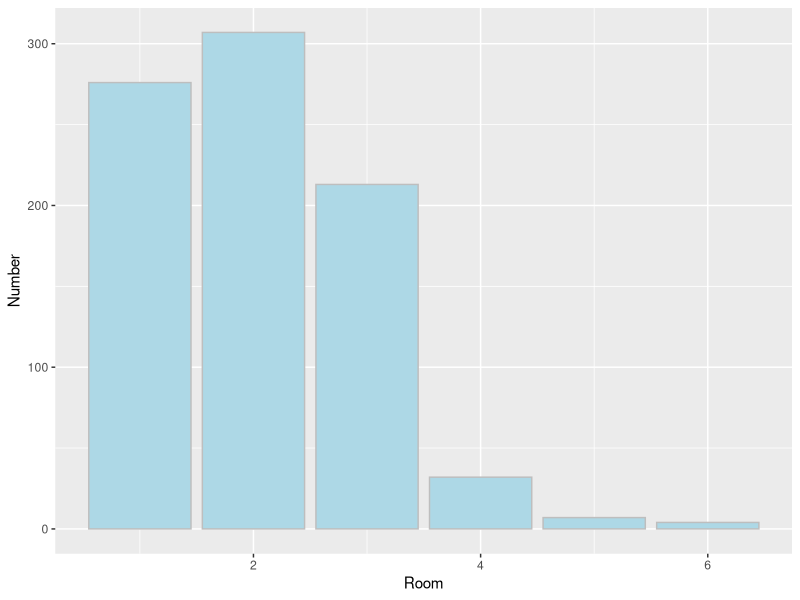
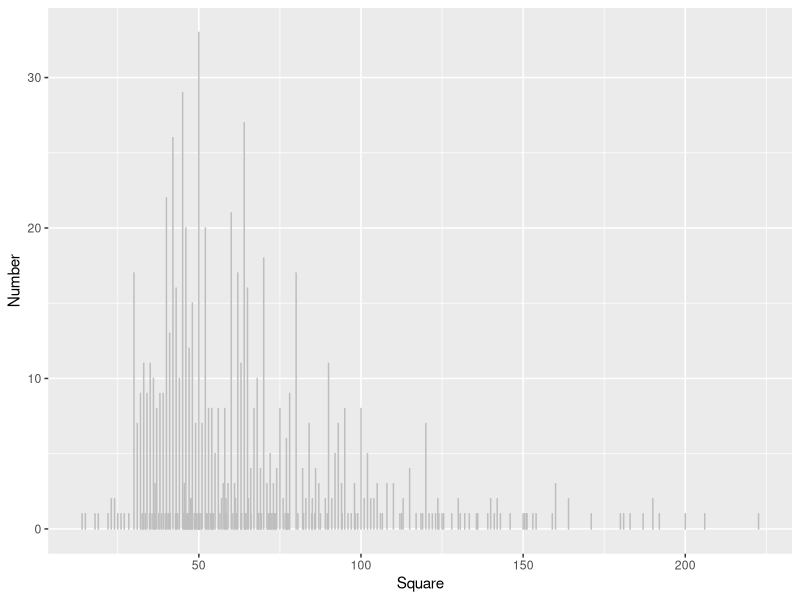
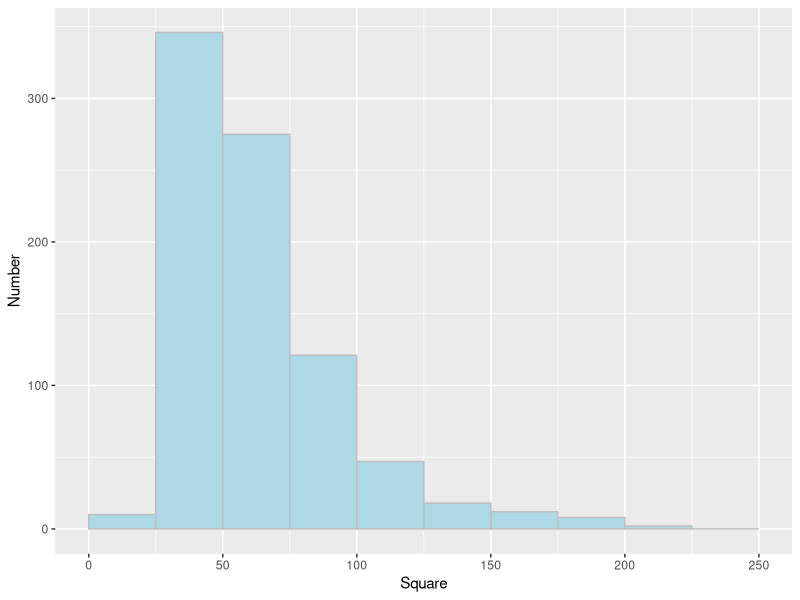
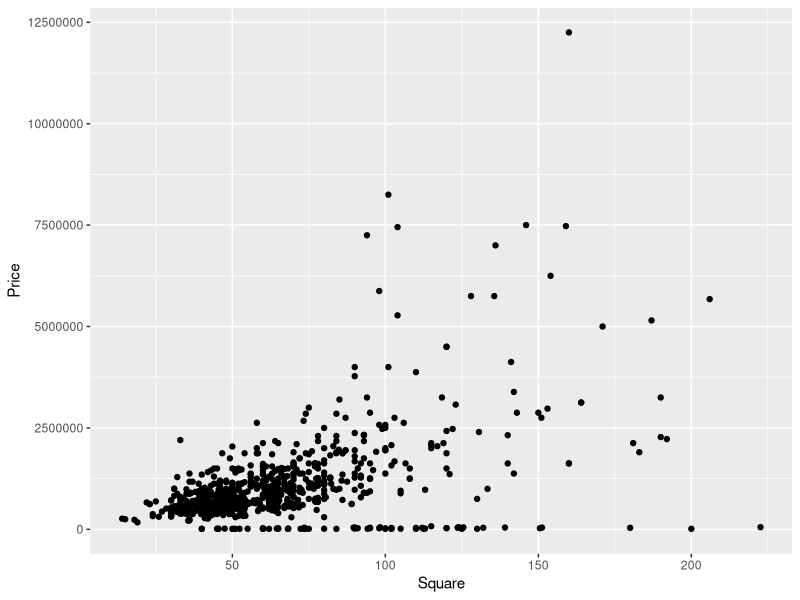
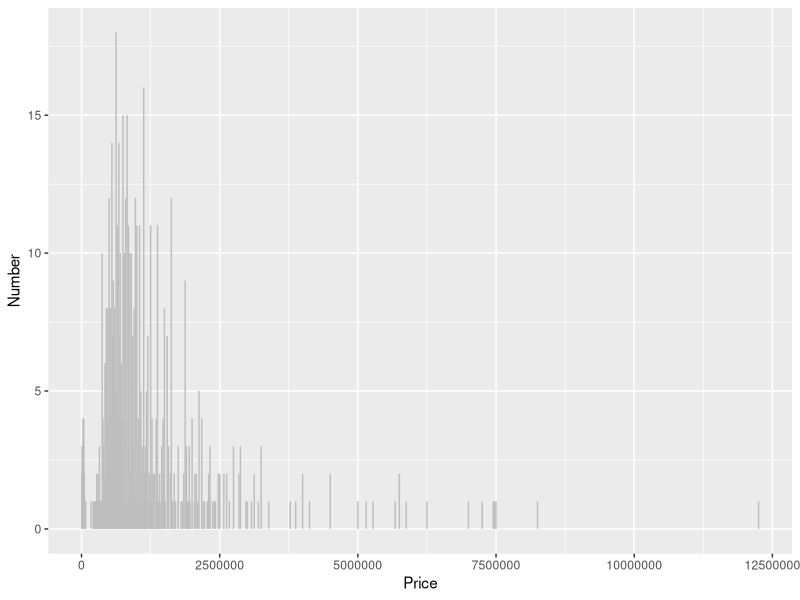
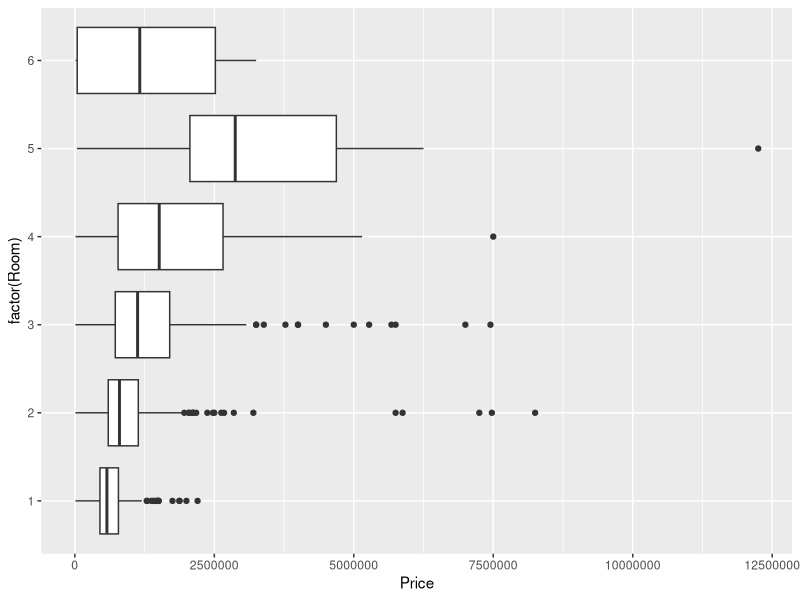

R code for these plots, in order:
#install.packages("dplyr")
#install.packages("ggplot2")

library(dplyr)
library(ggplot2)

setwd("~/Desktop/Data_Mining")

flats <- read.csv ( "flats.csv", stringsAsFactors = FALSE, dec = ".")
class(flats)

str(flats)

#Find the number of measurement in flats dataframe.

dim(flats)

#first six rows 
head(flats, n=6)

#la
tail(flats, n=15)

#names of data frames 
names(flats)

# Get a glimpse of flats
glimpse(flats)	


#count of flats by city
count(flats, City)

#Find count of flats by square
count(flats, Square)

#count of flats by city(sorted)
flats %>% count(City) %>% arrange(n)

flats %>% filter(City != "Lviv") %>% filter(Room == 3) %>% count(City) %>% arrange(desc(n))

flats %>% filter(Room == 2) %>% filter(City != "Lviv") %>% count(City) %>% arrange(desc(n))

flats %>% filter(Room == 2) %>% filter(City != " Kiev Svyatoshinsky") %>% summarise(mean(Square))

flats %>% filter(Room == 2) %>% filter(City != "Kharkiv") %>% summarise(mean(Square), sd(Square))

flats %>% filter(Room == 1) %>% filter(City!= "Kharkiv") %>% group_by(City) %>% summarise(mean=median(Square), sd=sd(Square))

#How many variables in a dataset flats?
ncol(flats)

#How many cities in the dataset flats?
nrow(flats %>% count(City))

#How many three-bedroom apartments for sale in Odessa?
nrow(flats %>% filter(City == "Odessa") %>% filter(Room == 3))

#What is the median area one-room apartment in Lviv?

flats %>% filter(City == "Lviv") %>% filter(Room == 1) %>% summarize(mean(Square))

#Find dispersion of Price for all flats in Lviv with 2 rooms (use function var in summarise)

flats %>% filter(City == "Lviv") %>% filter(Room == 2) %>% summarise((var=median(Price)), sd=sd(Price))



ggplot(flats, aes(x=Room)) + geom_bar(fill="lightblue", col="grey") + ylab(' Number ')


p <- ggplot(flats, aes(x= Square)) + geom_bar(fill="lightblue",col="grey") + ylab(' Number ')
p

ggplot(flats, aes(x=Square)) +
  
  geom_histogram(breaks=seq(0, 250, by = 25),
                 fill="lightblue",
                 
                 col="grey") +ylab('Number')



#Build scattering schedule that reflects the dependence of the price of the total area
ggplot(flats, aes(x=Square, y= Price)) +
  geom_point()


#Construct a histogram for assessing price allocation of flats

p <- ggplot(flats, aes( x= Price)) + geom_bar(fill="lightblue",col="grey") + ylab(' Number ')
p

#Construct a box-like diagram for price visualization allocation based on the number of rooms
ggplot(flats) + geom_boxplot(aes(factor(Room), y=Price)) + coord_flip()
